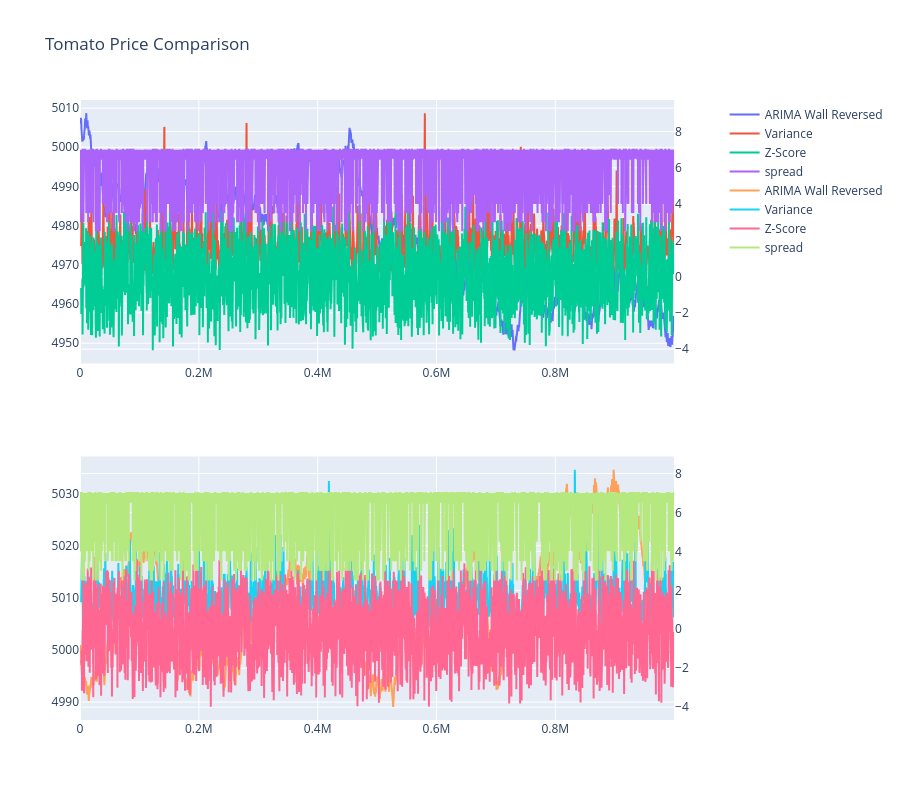

Source (notebook cell):
### Code cell
from plotly.subplots import make_subplots
import plotly.graph_objects as go

# Create a figure with 2 rows
price_graph = make_subplots(
    rows=2, 
    cols=1, 
    specs=[[{"secondary_y": True}],  # Row 1
           [{"secondary_y": True}]]  # Row 2
)

# 1. Merge fills with the order flow data to get 'wall_mid_rever' on the same row as fills
# Note: 'df' here refers to the specific product's order flow dataframe from your loop
df_merged = pd.merge(df_fills, df[['timestamp', 'ARIMA_wall_rever']], on='timestamp', how='left')

# 2. Create the column: show the price if it's within 4 units, otherwise NaN
df_merged['fills_near_wall'] = np.where(
    abs(df_merged['price'] - df_merged['ARIMA_wall_rever']) <= 5, 
    df_merged['price'], 
    np.nan
)

for i, df in enumerate(dfs):
        row = i + 1
        price_graph.add_trace(go.Scatter(x=df['timestamp'], y=df['ARIMA_wall_rever'], mode='lines', name='ARIMA Wall Reversed'), row=row, col=1)

        price_graph.add_trace(go.Scatter(x=df['timestamp'], y=df['mid_price_rolling_var'], name='Variance'), row=row, col=1, secondary_y=True)
        price_graph.add_trace(go.Scatter(x=df['timestamp'], y=df['mid_price_rolling_z_score'], name='Z-Score'), row=row, col=1, secondary_y=True)
        price_graph.add_trace(go.Scatter(x=df['timestamp'], y=df['spread'], name='spread'), row=row, col=1, secondary_y=True)

price_graph.update_layout(height=800, title_text="Tomato Price Comparison")
price_graph.show()

### Figure 1 — Plotly figure (JSON) as saved in the notebook; plotly's stock layout.template omitted (floating-point values rounded to 4 significant figures; data arrays with more than 128 entries replaced by an {"elided": "..."} marker saying what was removed)
{"data": [{"mode": "lines", "name": "ARIMA Wall Reversed", "type": "scatter", "x": {"elided": "10000 int values"}, "xaxis": "x", "y": {"elided": "10000 float values"}, "yaxis": "y"}, {"name": "Variance", "type": "scatter", "x": {"elided": "10000 int values"}, "xaxis": "x", "y": {"elided": "10000 float values"}, "yaxis": "y2"}, {"name": "Z-Score", "type": "scatter", "x": {"elided": "10000 int values"}, "xaxis": "x", "y": {"elided": "10000 float values"}, "yaxis": "y2"}, {"name": "spread", "type": "scatter", "x": {"elided": "10000 int values"}, "xaxis": "x", "y": {"elided": "10000 float values"}, "yaxis": "y2"}, {"mode": "lines", "name": "ARIMA Wall Reversed", "type": "scatter", "x": {"elided": "10000 int values"}, "xaxis": "x2", "y": {"elided": "10000 float values"}, "yaxis": "y3"}, {"name": "Variance", "type": "scatter", "x": {"elided": "10000 int values"}, "xaxis": "x2", "y": {"elided": "10000 float values"}, "yaxis": "y4"}, {"name": "Z-Score", "type": "scatter", "x": {"elided": "10000 int values"}, "xaxis": "x2", "y": {"elided": "10000 float values"}, "yaxis": "y4"}, {"name": "spread", "type": "scatter", "x": {"elided": "10000 int values"}, "xaxis": "x2", "y": {"elided": "10000 float values"}, "yaxis": "y4"}], "layout": {"height": 800, "title": {"text": "Tomato Price Comparison"}, "xaxis": {"anchor": "y", "domain": [0, 0.94]}, "xaxis2": {"anchor": "y3", "domain": [0, 0.94]}, "yaxis": {"anchor": "x", "domain": [0.575, 1]}, "yaxis2": {"anchor": "x", "overlaying": "y", "side": "right"}, "yaxis3": {"anchor": "x2", "domain": [0, 0.425]}, "yaxis4": {"anchor": "x2", "overlaying": "y3", "side": "right"}}}
